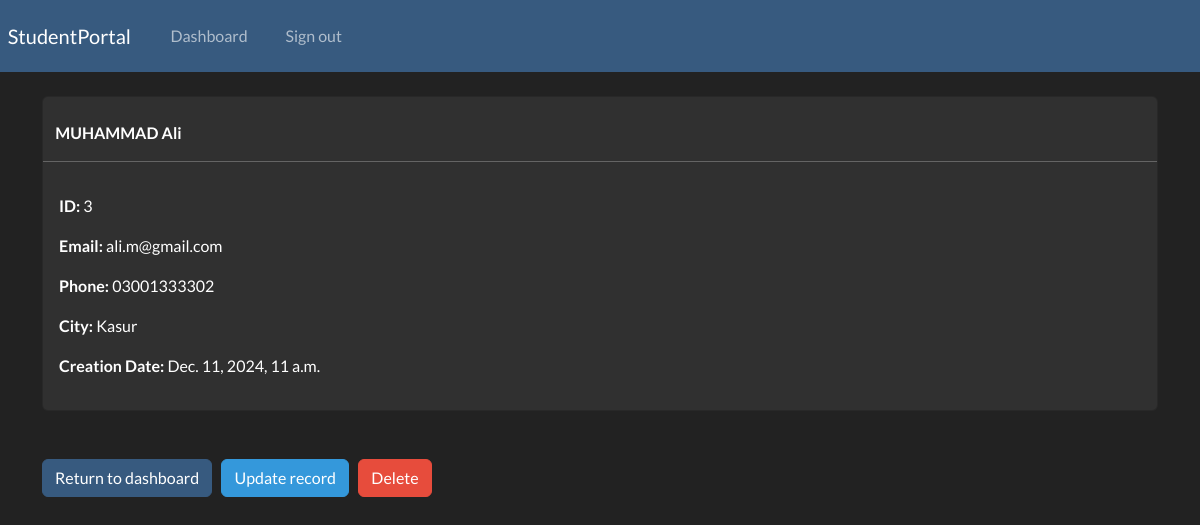
Screenshot of /record/3 (signed in) with the database file from the repository.
### registration/models.py (models this page shows, shortened)
class Record(models.Model):
    creation_date = models.DateTimeField(auto_now_add=True)
    first_name = models.CharField(max_length=100)
    last_name = models.CharField(max_length=100)
    email = models.CharField(max_length=255)
    phone = models.CharField(max_length=20)
    city= models.CharField(max_length=100)

### registration/views.py (the view)
# urls.py: path('record/<int:pk>', views.singular_record, name="record"),
@login_required(login_url='my-login')
def singular_record(request, pk):
    all_records = Record.objects.get(id=pk)
    context= {'record': all_records}
    return render(request, 'registration/view-record.html', context=context)

### registration/templates/registration/view-record.html (shortened to what this page needs)
{% extends 'registration/base.html' %}
{% block content %}
    <div class="card">
        <strong>
            <br>
          {{record.first_name|upper}}
          {{record.last_name}}
            <br>
            <hr>
        </strong>
        <div class="card-body">
            <p><strong> ID: </strong> {{record.id}} </p>
            <p><strong> Email: </strong> {{record.email}} </p>
            <p><strong> Phone: </strong> {{record.phone}} </p>
            <p><strong> City: </strong> {{record.city}} </p>
            <p><strong> Creation Date: </strong> {{record.creation_date}} </p>
        </div>
    </div>
    <br>
    <br>
    <a href="{% url 'dashboard' %}" class="btn btn-primary"> Return to dashboard </a>
    <a href="{% url 'update-record' record.id %}" class="btn btn-info"> Update record </a>
    <a href="{% url 'delete-record' record.id %}" class="btn btn-danger"> Delete </a>
{% endblock %}

### rows the page displays
Record: first_name "MUHAMMAD", last_name "Ali", id "3", email "ali.m@gmail.com", phone "03001333302", city "Kasur", creation_date "Dec. 11, 2024, 11 a.m."
